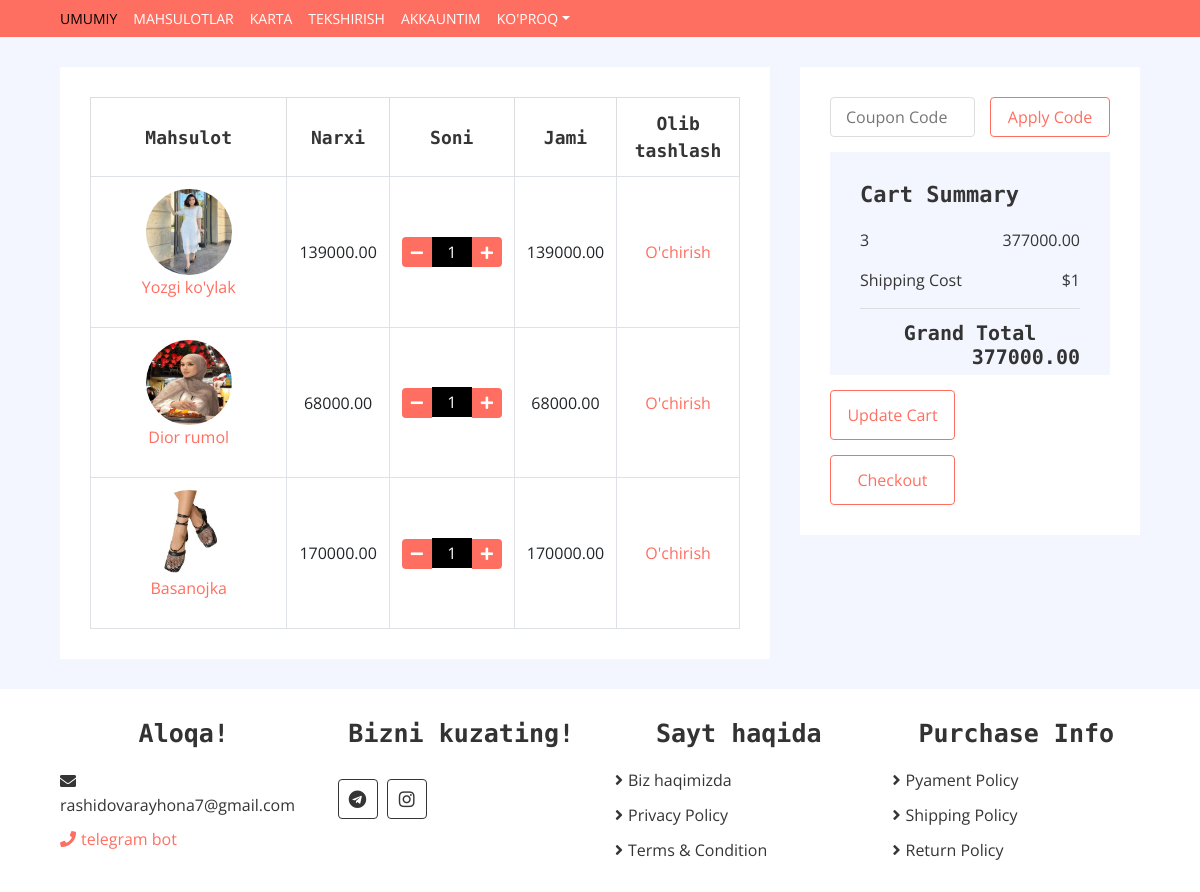
Screenshot of /products/cart/ (signed in) with the database file from the repository.
### product/models.py (models this page shows, shortened)
class CartItem(models.Model):
    cart = models.ForeignKey(Cart, on_delete=models.CASCADE, related_name='items')
    product = models.ForeignKey(Mahsulot, on_delete=models.CASCADE)
    quantity = models.PositiveIntegerField(default=1)
    def total_price(self):
        return self.quantity * self.product.narxi

class Mahsulot(models.Model):
    kategoriya = models.ForeignKey(Kategoriya, on_delete=models.CASCADE)
    nomi = models.CharField(max_length=255)
    tavsif = models.TextField()
    narxi = models.DecimalField(max_digits=10, decimal_places=2)
    time = models.DateTimeField(auto_now=True)
    class Meta:
        verbose_name = "Mahsulot"
        verbose_name_plural = "Mahsulot"

class mahsulotRasmlari(models.Model):
    nomi = models.ForeignKey(Mahsulot, related_name="Mahsulot", on_delete=models.CASCADE)
    rasmi = models.ImageField(upload_to='Mahsulot/')
    class Meta:
        verbose_name = "Mahsulot rasmlari"
        verbose_name_plural = "Mahsulot rasmlari"

class Cart(models.Model):
    user = models.ForeignKey(CustomUser, on_delete=models.CASCADE, null=True, blank=True)
    created_at = models.DateTimeField(auto_now_add=True)

### product/views.py (the view)
# urls.py: path('cart/', views.cart_detail, name='cart_detail'),
@login_required
def cart_detail(request):
    cart = Cart.objects.filter(user=request.user).first()
    return render(request, 'cart.html', {'cart': cart})

### product/templatetags/custom_filters.py (called while the page is built)
@register.filter
def summ(cart):
    return sum(item.total_price() for item in cart.items.all())

### templates/cart.html
{% extends './base.html' %}
{% block content %}
{% load custom_filters %}
<div class="cart-page">
    <div class="container-fluid">
        <div class="row">
            <div class="col-lg-8">
                <div class="cart-page-inner">
                    <div class="table-responsive">
                        <table class="table table-bordered">
                            <thead class="thead-dark">
                                <tr>
                                    <th>Mahsulot</th>
                                    <th>Narxi</th>
                                    <th>Soni</th>
                                    <th>Jami</th>
                                    <th>Olib tashlash</th>
                                </tr>
                            </thead>
                            <tbody class="align-middle">
                                {% for item in cart.items.all %}
                                <tr>
                                    <td>
                                        <a href="{% url 'product_detail' item.product.id %}">
                                            <img src="{{ item.product.Mahsulot.first.rasmi.url }}" alt="{{ item.product.nomi }}" style="height: 70%;width: 50%;border-radius: 50%;">
                                            <p>{{ item.product.nomi }}</p>
                                        </a>
                                    </td>
                                    <td>{{ item.product.narxi }}</td>
                                    <td>
                                        <div class="qty">
                                            <button class="btn-minus"><i class="fa fa-minus"></i></button>
                                            <input type="text" value="{{ item.quantity }}" readonly>
                                            <button class="btn-plus"><i class="fa fa-plus"></i></button>
                                        </div>
                                    </td>
                                    <td>{{ item.total_price }}</td>
                                    <td><a href="{% url 'remove_from_cart' item.id %}">O'chirish</a></td>
                                </tr>
                                {% endfor %}
                            </tbody>
                        </table>
                    </div>
                </div>
            </div>
            <div class="col-lg-4">
                <div class="cart-page-inner">
                    <div class="row">
                        <div class="col-md-12">
                            <div class="coupon">
                                <input type="text" placeholder="Coupon Code">
                                <button>Apply Code</button>
                            </div>
                        </div>
                        <div class="col-md-12">
                            <div class="cart-summary">
                                <div class="cart-content">
                                    <h1>Cart Summary</h1>
                                    <p>{{ cart.items.all|length }}<span>{{ cart|summ }}</span></p>
                                    <p>Shipping Cost<span>$1</span></p>
                                    <h2>Grand Total<span>{{ cart|summ }}</span></h2>
                                </div>
                                <div class="cart-btn">
                                    <button>Update Cart</button>
                                    <a href="{% url 'checkout'%}"><button>Checkout</button></a>
                                </div>
                            </div>
                        </div>
                    </div>
                </div>
            </div>
        </div>
    </div>
</div>
        {% endblock content %}

### templates/base.html (shortened to what this page needs)
{% load static %}
<!DOCTYPE html>
<html lang="en">
    <head>
        <link href="https://stackpath.bootstrapcdn.com/bootstrap/4.4.1/css/bootstrap.min.css" rel="stylesheet">
        <link href="https://cdnjs.cloudflare.com/ajax/libs/font-awesome/5.10.0/css/all.min.css" rel="stylesheet">
        <link href="{% static 'lib/slick/slick.css' %}" rel="stylesheet">
        <link href="{% static 'lib/slick/slick-theme.css' %}" rel="stylesheet">
        <link href="{% static 'css/style.css' %}"rel="stylesheet">
    </head>
    <body>
        <div class="nav">
            <div class="container-fluid">
                <nav class="navbar navbar-expand-md bg-dark navbar-dark">
                    <div class="collapse navbar-collapse justify-content-between" id="navbarCollapse">
                        <div class="navbar-nav mr-auto">
                            <a href="{% url 'home' %}"class="nav-item nav-link active">Umumiy</a>
                            <a href="{% url 'product_list' %}" class="nav-item nav-link">Mahsulotlar</a>
                            <a href="{% url 'cart_detail' %}" class="nav-item nav-link">Karta</a>
                            <a href="checkout.html" class="nav-item nav-link">Tekshirish</a>
                            <a href="{% url 'personal_cabinet' %}" class="nav-item nav-link">Akkauntim</a>
                            <div class="nav-item dropdown">
                                <a href="#" class="nav-link dropdown-toggle" data-toggle="dropdown">Ko'proq</a>
                </nav>
            </div>
        </div>
        {% block content %}{% endblock content %}
        <div class="footer">
            <div class="container-fluid">
                <div class="row">
                    <div class="col-lg-3 col-md-6">
                        <div class="footer-widget">
                            <h2>Aloqa!</h2>
                            <div class="contact-info">
                                <p><i class="fa fa-envelope"></i>rashidovarayhona7@gmail.com</p>
                                <a href="https://t.me/Rashidovaas_bot"><p><i class="fa fa-phone"></i>telegram bot</p></a>
                            </div>
                        </div>
                    </div>
                    <div class="col-lg-3 col-md-6">
                        <div class="footer-widget">
                            <h2>Bizni kuzating!</h2>
                            <div class="contact-info">
                                <div class="social">
                                    <a href="https://t.me/reyhans_shop"><i class="fab fa-telegram"></i></a>
                                    <a href="https://www.instagram.com/reyhans_shop"><i class="fab fa-instagram"></i></a>
                                </div>
                            </div>
                        </div>
                    </div>
                    <div class="col-lg-3 col-md-6">
                        <div class="footer-widget">
                            <h2>Sayt haqida</h2>
                            <ul>
                                <li><a href="#">Biz haqimizda</a></li>
                                <li><a href="#">Privacy Policy</a></li>
                                <li><a href="#">Terms & Condition</a></li>
                            </ul>
                        </div>
                    </div>
                    <div class="col-lg-3 col-md-6">
                        <div class="footer-widget">
                            <h2>Purchase Info</h2>
                            <ul>
                                <li><a href="#">Pyament Policy</a></li>
                                <li><a href="#">Shipping Policy</a></li>
                                <li><a href="#">Return Policy</a></li>
                            </ul>
                        </div>
                    </div>
                </div>
            </div>
        </div>
    </body>
</html>

### static/css/style.css (style rules this page uses)
body { color: #353535; font-family: 'Open Sans', sans-serif; font-weight: 400; background: #f3f6ff; }
a { color: #FF6F61; }
h1 { font-family: 'Source Code Pro', monospace; font-weight: 900; }
h2 { font-family: 'Source Code Pro', monospace; font-weight: 700; }
@media (min-width: 992px) { .container-fluid { padding-right: 60px; padding-left: 60px; } }
.nav { position: relative; }
@media (min-width: 992px) { .nav .container-fluid { padding-left: 52px; padding-right: 52px; } }
.nav .navbar { height: 100%; padding: 0; }
@media (min-width: 768px) { .nav, .nav .navbar { background: #FF6F61 !important; } }
@media (min-width: 768px) { .nav .navbar-dark a.nav-link { color: #ffffff; font-size: 14px; text-transform: uppercase; } }
@media (min-width: 768px) { .nav .navbar-dark a.nav-link:hover, .nav .navbar-dark a.nav-link.active { color: #000000; } }
.cart-page { position: relative; margin-top: 30px; }
.cart-page .cart-page-inner { padding: 30px; margin-bottom: 30px; background: #ffffff; }
.cart-page .table { width: 100%; text-align: center; margin-bottom: 0; }
.cart-page .table .thead-dark th { font-family: 'Source Code Pro', monospace; font-size: 18px; font-weight: 700; color: #353535; text-align: center; background: transparent; border-color: #dddddd; border-bottom: none; vertical-align: middle; }
.cart-page .table td { font-size: 16px; vertical-align: middle; }
.cart-page .table .qty { display: inline-block; width: 100px; font-size: 0; }
.cart-page .table button { width: 30px; height: 30px; font-size: 14px; text-align: center; color: #ffffff; background: #FF6F61; border: none; border-radius: 4px; }
.cart-page .table button.btn-minus { border-radius: 4px 0 0 4px; }
.cart-page .table button.btn-plus { border-radius: 0 4px 4px 0; }
.cart-page .table input { width: 40px; height: 30px; font-size: 16px; color: #ffffff; text-align: center; background: #000000; border: none; }
.cart-page .coupon { position: relative; width: 100%; margin-bottom: 15px; font-size: 0; }
.cart-page .coupon input { width: calc(100% - 135px); height: 40px; padding: 0 15px; font-size: 16px; color: #999999; background: #ffffff; border: 1px solid #dddddd; border-radius: 4px; margin-right: 15px; transition: all .3s; }
.cart-page .coupon button { width: 120px; height: 40px; padding: 2px 0; font-size: 16px; text-align: center; color: #FF6F61; background: #ffffff; border: 1px solid #FF6F61; border-radius: 4px; }
.cart-page .cart-summary { position: relative; width: 100%; }
.cart-page .cart-summary .cart-content { padding: 30px; background: #f3f6ff; }
.cart-page .cart-summary .cart-content h1 { font-size: 22px; margin-bottom: 20px; }
.cart-page .cart-summary .cart-content p span, .cart-page .cart-summary .cart-content h2 span { float: right; }
.cart-page .cart-summary .cart-content h2 { font-size: 20px; font-weight: 600; padding-top: 12px; border-top: 1px solid #dddddd; margin: 0; }
.cart-page .cart-summary .cart-btn button { margin-top: 15px; width: calc(50% - 15px); height: 50px; padding: 2px 10px; text-align: center; color: #ffffff; background: #FF6F61; border: none; border-radius: 4px; }
.cart-page .cart-summary .cart-btn button:first-child { margin-right: 25px; color: #FF6F61; background: #ffffff; border: 1px solid #FF6F61; }
h2 { font-size: 1.5em; color: #333; margin-bottom: 20px; text-align: center; }
.footer { position: relative; padding: 30px 0 0 0; background: #ffffff; }
.footer .footer-widget { position: relative; width: 100%; margin-bottom: 30px; }
.footer .footer-widget h2 { font-size: 25px; white-space: nowrap; margin-bottom: 20px; }
.footer .footer-widget ul { margin: 0; padding: 0; list-style: none; }
.footer .footer-widget ul li { margin-bottom: 12px; }
.footer .footer-widget ul li:last-child { margin-bottom: 0; }
.footer .footer-widget ul li a { color: #353535; white-space: nowrap; display: block; line-height: 23px; transition: all .3s; }
.footer .footer-widget ul li a::before { content: '\f105'; font-family: 'Font Awesome 5 Free'; font-weight: 900; padding-right: 5px; }
.footer .contact-info p { margin-bottom: 10px; font-size: 16px; }
.footer .contact-info p i { margin-right: 5px; }
.footer .social { position: relative; width: 100%; }
.footer .social a { display: inline-block; margin: 10px 5px 0 0; width: 40px; height: 40px; padding: 6px 0; text-align: center; font-size: 18px; color: #353535; border: 1px solid #353535; border-radius: 4px; transition: all .3s; }

### rows the page displays
CartItem: product.Mahsulot.first.rasmi (picture), product.nomi "Yozgi ko'ylak", product.narxi "139000.00", quantity "1", total_price "139000.00"
CartItem: product.Mahsulot.first.rasmi (picture), product.nomi "Dior rumol", product.narxi "68000.00", quantity "1", total_price "68000.00"
CartItem: product.Mahsulot.first.rasmi (picture), product.nomi "Basanojka", product.narxi "170000.00", quantity "1", total_price "170000.00"
Cart: items.all|length "3", id.narxi "377000.00"
